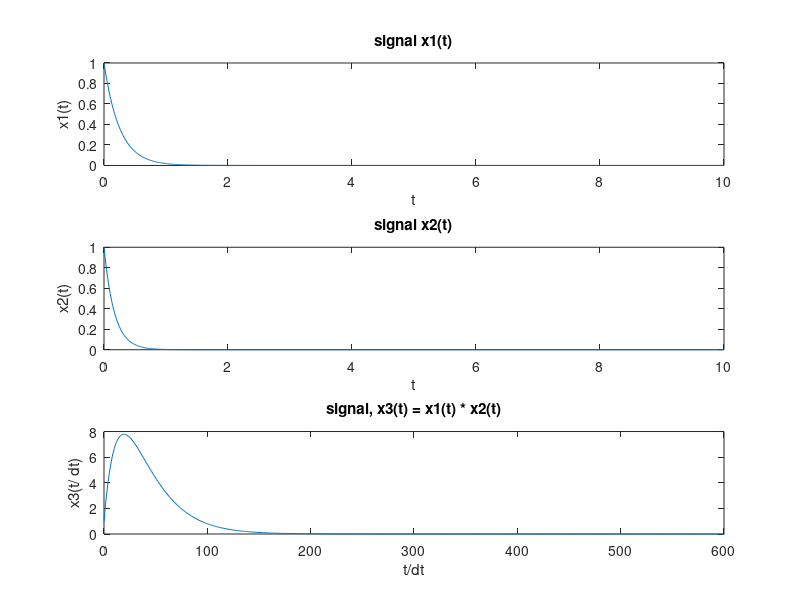

This chart was generated by the following MATLAB code:
tmin = 0; tmax = 10; dt = 0.01;            % Define time range and sampling interval
t = tmin:dt:tmax;                          % Time vector from 0 to 10 seconds

x1 = exp(-4*t).*(t >= 0);                  % Signal x1(t): exponentially decaying starting at t = 0
x2 = exp(-6*t).*(t >= 0);                  % Signal x2(t): exponentially decaying starting at t = 0

x3 = conv(x1, x2);                         % Convolution of x1(t) and x2(t)
n3 = length(x3);                           % Length of the convolution result
t1 = 0:1:n3-1;                             % Time vector for x3 (in sample index)

% Plot x1(t)
subplot(3,1,1);
plot(t, x1);
xlabel('t'); ylabel('x1(t)');
title('signal x1(t)');

% Plot x2(t)
subplot(3,1,2);
plot(t, x2);
xlabel('t'); ylabel('x2(t)');
title('signal x2(t)');

% Plot the convolution result x3(t)
subplot(3,1,3);
plot(t1, x3);
xlim([0 600]);                             % Adjust x-axis range for better visibility
xlabel('t/dt'); ylabel('x3(t/ dt)');
title('signal, x3(t) = x1(t) * x2(t)');    % Added title for convolution plot
